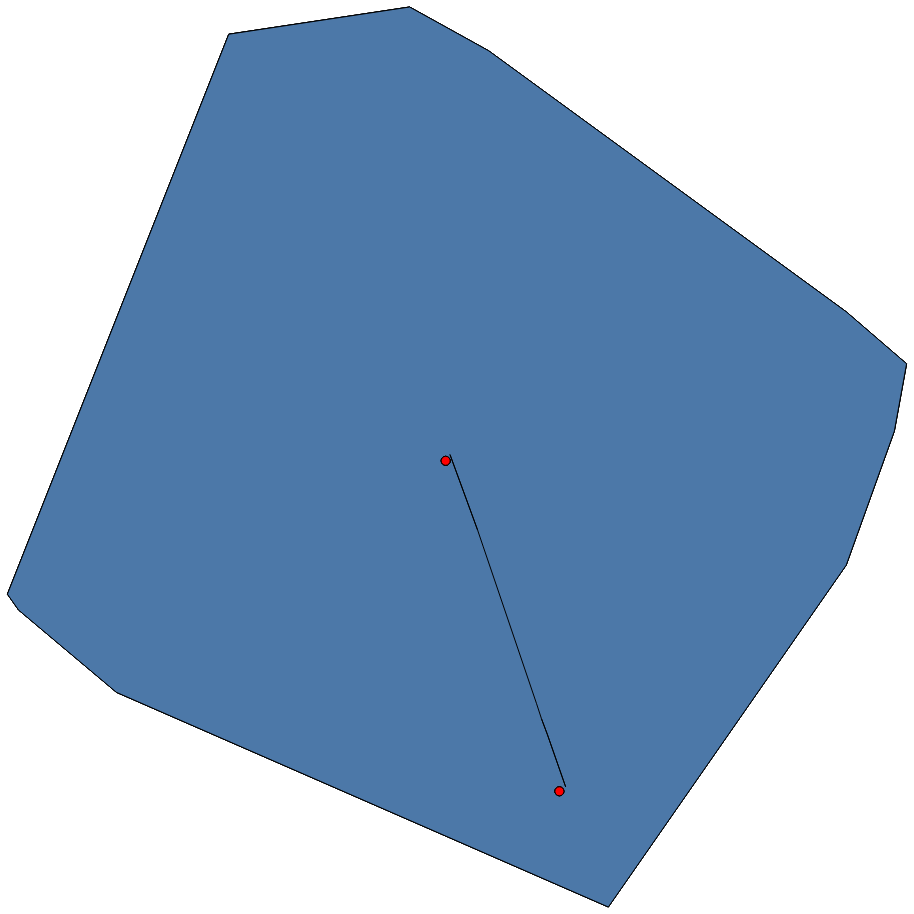

The cell this chart's notebook holds for it:
### Code cell
# Frame 1: polygons only
isochrone_chart = alt.Chart(isocores_df_all[isocores_df_all['stop_id'].isin([2575])]).mark_geoshape(
    stroke='black',
    strokeWidth=1
).encode(tooltip=['id'])

points = alt.Chart(all_stops[all_stops['stop_id'].isin([2575,84])]).mark_geoshape(
    fill='red',
    stroke='black',
    strokeWidth=1,
    size=0
).encode(
    tooltip=['name']
)

itineraries_chart = alt.Chart(all_exchanges[all_exchanges['origen'].isin(['B-B80-2575']) & (all_exchanges['dest'].isin(['B-B18-84']))]).mark_geoshape(
    filled = False,
    stroke='black',
    strokeWidth=1,
    size=0
)


(
isochrone_chart + points + itineraries_chart  ).properties(
    width=900,
    height=900
)

### Figure 1 — Vega-Lite specification as saved in the notebook (floating-point values rounded to 4 significant figures)
{"config": {"view": {"continuousWidth": 300, "continuousHeight": 300}}, "layer": [{"data": {"name": "data-4d7c0e124fa8b277ba2fceda32270f61"}, "mark": {"type": "geoshape", "stroke": "black", "strokeWidth": 1}, "encoding": {"tooltip": [{"field": "id", "type": "nominal"}]}}, {"data": {"name": "data-8809d332148ced9179521f92389944e2"}, "mark": {"type": "geoshape", "fill": "red", "size": 0, "stroke": "black", "strokeWidth": 1}, "encoding": {"tooltip": [{"field": "name", "type": "nominal"}]}}, {"data": {"name": "data-cca2fc3b9d67ee27d30ce415c15d96ab"}, "mark": {"type": "geoshape", "filled": false, "size": 0, "stroke": "black", "strokeWidth": 1}}], "height": 900, "width": 900, "$schema": "https://vega.github.io/schema/vega-lite/v6.1.0.json", "datasets": {"data-4d7c0e124fa8b277ba2fceda32270f61": [{"id": "B-B80-2575", "stop_id": 2575, "name": "Metro Sta. Coloma", "linia": "B80", "stop_type": "Bus", "type": "Feature", "geometry": {"type": "Polygon", "coordinates": [[[2.208, 41.45], [2.204, 41.45], [2.203, 41.45], [2.203, 41.45], [2.205, 41.45], [2.206, 41.45], [2.207, 41.45], [2.211, 41.45], [2.211, 41.45], [2.211, 41.45], [2.211, 41.45], [2.208, 41.45]]]}}, {"id": "B-B15-2575", "stop_id": 2575, "name": "Metro Sta. Coloma", "linia": "B15", "stop_type": "Bus", "type": "Feature", "geometry": {"type": "Polygon", "coordinates": [[[2.208, 41.45], [2.204, 41.45], [2.203, 41.45], [2.203, 41.45], [2.205, 41.45], [2.206, 41.45], [2.207, 41.45], [2.211, 41.45], [2.211, 41.45], [2.211, 41.45], [2.211, 41.45], [2.208, 41.45]]]}}, {"id": "B-B18-2575", "stop_id": 2575, "name": "Metro Sta. Coloma", "linia": "B18", "stop_type": "Bus", "type": "Feature", "geometry": {"type": "Polygon", "coordinates": [[[2.208, 41.45], [2.204, 41.45], [2.203, 41.45], [2.203, 41.45], [2.205, 41.45], [2.206, 41.45], [2.207, 41.45], [2.211, 41.45], [2.211, 41.45], [2.211, 41.45], [2.211, 41.45], [2.208, 41.45]]]}}, {"id": "B-V33-2575", "stop_id": 2575, "name": "Metro Sta. Coloma", "linia": "V33", "stop_type": "Bus", "type": "Feature", "geometry": {"type": "Polygon", "coordinates": [[[2.208, 41.45], [2.204, 41.45], [2.203, 41.45], [2.203, 41.45], [2.205, 41.45], [2.206, 41.45], [2.207, 41.45], [2.211, 41.45], [2.211, 41.45], [2.211, 41.45], [2.211, 41.45], [2.208, 41.45]]]}}], "data-8809d332148ced9179521f92389944e2": [{"id": "B-B80-84", "stop_id": 84, "name": "Av Santa Coloma", "linia": "B80", "stop_type": "Bus", "type": "Feature", "geometry": {"type": "Point", "coordinates": [2.208, 41.45]}}, {"id": "B-B15-84", "stop_id": 84, "name": "Av Santa Coloma", "linia": "B15", "stop_type": "Bus", "type": "Feature", "geometry": {"type": "Point", "coordinates": [2.208, 41.45]}}, {"id": "B-B18-84", "stop_id": 84, "name": "Av Santa Coloma", "linia": "B18", "stop_type": "Bus", "type": "Feature", "geometry": {"type": "Point", "coordinates": [2.208, 41.45]}}, {"id": "B-V33-84", "stop_id": 84, "name": "Av Santa Coloma", "linia": "V33", "stop_type": "Bus", "type": "Feature", "geometry": {"type": "Point", "coordinates": [2.208, 41.45]}}, {"id": "B-B80-2575", "stop_id": 2575, "name": "Metro Sta. Coloma", "linia": "B80", "stop_type": "Bus", "type": "Feature", "geometry": {"type": "Point", "coordinates": [2.207, 41.45]}}, {"id": "B-B15-2575", "stop_id": 2575, "name": "Metro Sta. Coloma", "linia": "B15", "stop_type": "Bus", "type": "Feature", "geometry": {"type": "Point", "coordinates": [2.207, 41.45]}}, {"id": "B-B18-2575", "stop_id": 2575, "name": "Metro Sta. Coloma", "linia": "B18", "stop_type": "Bus", "type": "Feature", "geometry": {"type": "Point", "coordinates": [2.207, 41.45]}}, {"id": "B-V33-2575", "stop_id": 2575, "name": "Metro Sta. Coloma", "linia": "V33", "stop_type": "Bus", "type": "Feature", "geometry": {"type": "Point", "coordinates": [2.207, 41.45]}}], "data-cca2fc3b9d67ee27d30ce415c15d96ab": [{"origen": "B-B80-2575", "dest": "B-B18-84", "tram": "Metro Sta. Coloma - Av Santa Coloma", "mode": "Bus - Bus", "lines": "B80 - B18", "type": "Feature", "time": "03:10", "directed": true, "geometry": {"type": "MultiLineString", "coordinates": [[[2.207, 41.45], [2.207, 41.45], [2.207, 41.45], [2.207, 41.45], [2.207, 41.45]], [[2.207, 41.45], [2.207, 41.45], [2.208, 41.45], [2.208, 41.45]], [[2.208, 41.45], [2.208, 41.45], [2.208, 41.45], [2.208, 41.45], [2.208, 41.45]]]}}]}}
